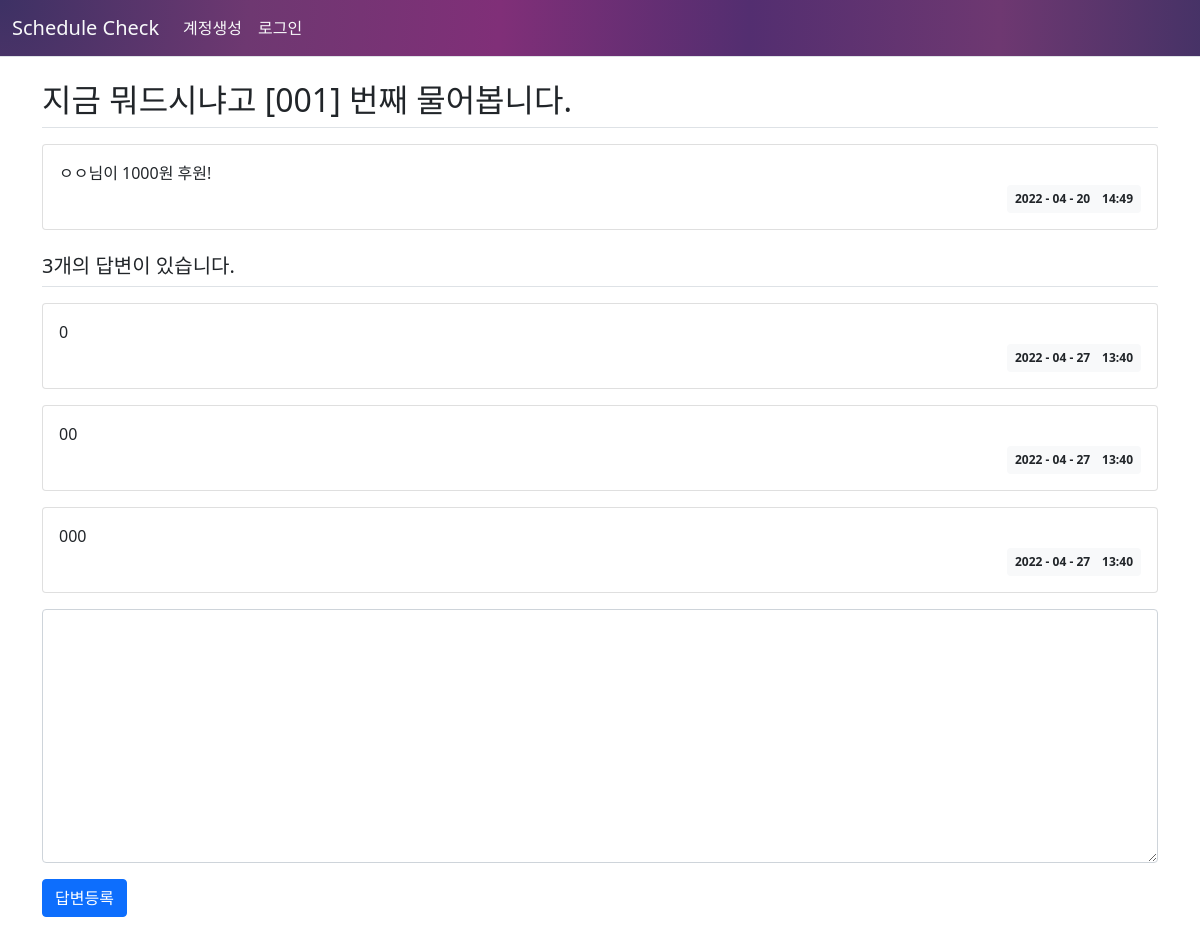
/question/detail/6/, run on the app's committed database.
### pybo/models.py (models this page shows)
class Question(db.Model):
    id = db.Column(db.Integer, primary_key=True)
    subject = db.Column(db.String(200), nullable=False)
    content = db.Column(db.Text(), nullable=False)
    create_date = db.Column(db.DateTime(), nullable=False)

class Answer(db.Model):
    id = db.Column(db.Integer, primary_key=True)
    question_id = db.Column(db.Integer, db.ForeignKey('question.id', ondelete='CASCADE'))
    question = db.relationship('Question', backref=db.backref('answer_set'))
    content = db.Column(db.Text(), nullable=False)
    create_date = db.Column(db.DateTime(), nullable=False)

### pybo/views/question_views.py (the view)
@bp.route('/detail/<int:question_id>/')
def detail(question_id):
    form = AnswerForm()
    question = Question.query.get_or_404(question_id)
    return render_template('question/question_detail.html', question=question, form=form)

### pybo/forms.py
class AnswerForm(FlaskForm):
    content = TextAreaField('내용', validators=[DataRequired('내용이 없다.')])

### pybo/filter.py (called while the page is built)
def format_datetime(value, fmt='%Y - %m - %d　%H:%M'):
    return value.strftime(fmt)

### pybo/views/auth_views.py (called while the page is built)
@bp.before_app_request
def load_logged_in_user():
    user_id = session.get('user_id')
    if user_id is None:
        g.user = None
    else:
        g.user = User.query.get(user_id)

### pybo/templates/question/question_detail.html (shortened to what this page needs)
{% extends 'base.html' %}
{% block content %}
<div class="container my-3">
    <h2 class="border-bottom py-2">{{ question.subject }}</h2>
    <div class="card my-3">
        <div class="card-body">
            <div class="card-text" style="white-space: pre-line;">{{ question.content }}</div>
            <div class="d-flex justify-content-end">
                <div class="badge bg-light text-dark p-2">
                    {{ question.create_date|datetime }}
                </div>
            </div>
        </div>
    </div>
    <h5 class="border-bottom my-3 py-2">{{ question.answer_set|length }}개의 답변이 있습니다.</h5>
    {% for answer in question.answer_set %}
    <div class="card my-3">
        <div class="card-body">
            <div class="card-text" style="white-space: pre-line;">{{ answer.content }}</div>
            <div class="d-flex justify-content-end">
                <div class="badge bg-light text-dark p-2">
                    {{ answer.create_date|datetime }}
                </div>
            </div>
        </div>
    </div>
    {% endfor %}
    <form action="{{ url_for('answer.create', question_id=question.id) }}" method="post" class="my-3">
        <div class="mb-3">
            <textarea name="content" id="content" class="form-control" rows="10"></textarea>
        </div>
        <input type="submit" value="답변등록" class="btn btn-primary">
    </form>
</div>
{% endblock %}

### pybo/static/style.css (style rules this page uses)
html { overflow-y:scroll; }

### data on the page
Question: subject "지금 뭐드시냐고 [001] 번째 물어봅니다.", content "ㅇㅇ님이 1000원 후원!", create_date "2022 - 04 - 20 14:49"
Answer: content "0", create_date "2022 - 04 - 27 13:40"
Answer: content "00", create_date "2022 - 04 - 27 13:40"
Answer: content "000", create_date "2022 - 04 - 27 13:40"

### other printed values
{{ question.answer_set|length }} "3"
